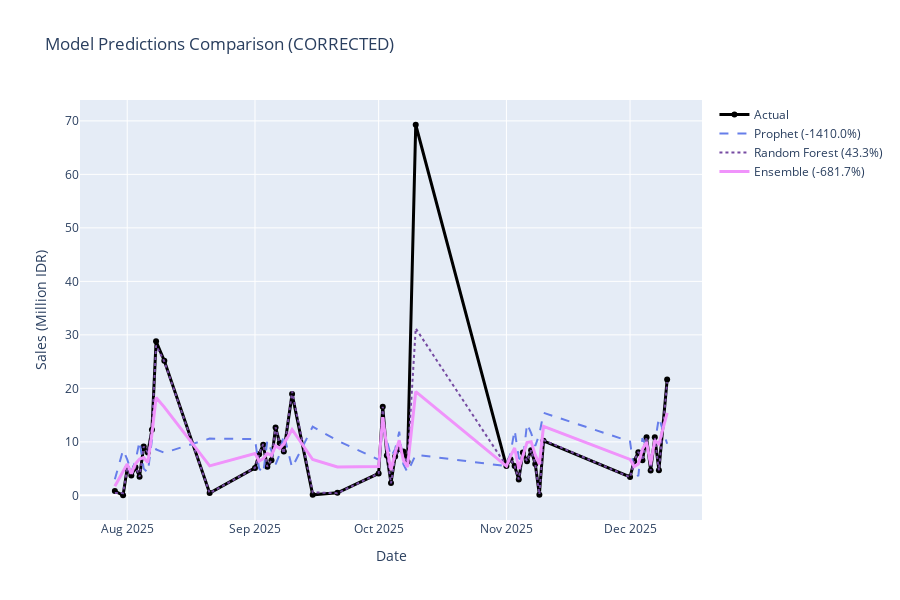

The cell this chart's notebook holds for it:
### Code cell
# Visualize predictions
fig = go.Figure()

fig.add_trace(go.Scatter(
    x=test_data['Date'],
    y=y_test/1e6,
    mode='lines+markers',
    name='Actual',
    line=dict(color='black', width=3)
))

fig.add_trace(go.Scatter(
    x=test_data['Date'],
    y=prophet_pred/1e6,
    mode='lines',
    name=f'Prophet ({100-prophet_mape:.1f}%)',
    line=dict(color='#667eea', width=2, dash='dash')
))

fig.add_trace(go.Scatter(
    x=test_data['Date'],
    y=rf_pred/1e6,
    mode='lines',
    name=f'Random Forest ({100-rf_mape:.1f}%)',
    line=dict(color='#764ba2', width=2, dash='dot')
))

fig.add_trace(go.Scatter(
    x=test_data['Date'],
    y=ensemble_pred/1e6,
    mode='lines',
    name=f'Ensemble ({100-ensemble_mape:.1f}%)',
    line=dict(color='#f093fb', width=3)
))

fig.update_layout(
    title='Model Predictions Comparison (CORRECTED)',
    xaxis_title='Date',
    yaxis_title='Sales (Million IDR)',
    height=600,
    hovermode='x unified'
)

fig.show()

print("✅ All models should now show POSITIVE accuracy!")
